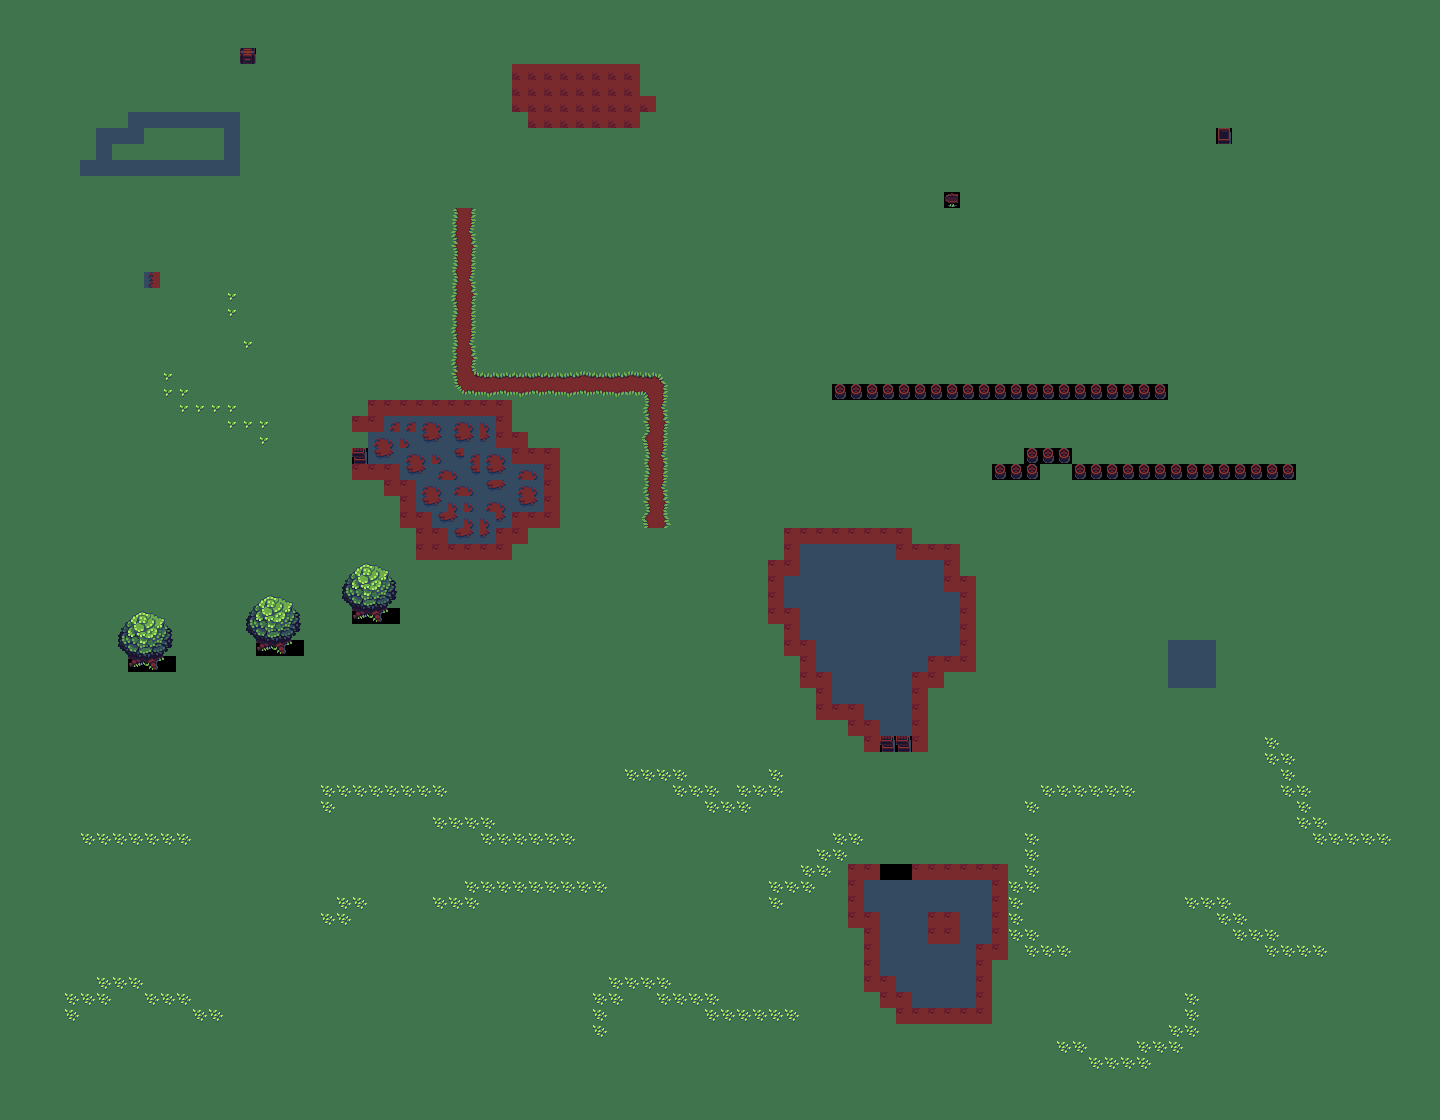

A 2D game scene composited from a Tiled map and its tileset images. What follows is a short description and the map's XML, with each tile layer's data collapsed to a summary:
An orthogonal 90x70 tile map with 16x16 px tiles, 4 tile layers (Layer0, Layer1, Layer0, Layer1) and 40 objects.

<map version="1.5" tiledversion="1.6.0" orientation="orthogonal" renderorder="right-down" width="90" height="70" tilewidth="16" tileheight="16" infinite="0" nextlayerid="12" nextobjectid="53">
 <tileset firstgid="1" source="../tileset/buch-outdoor16.tsx" />
 <group id="2" name="Group">
  <layer id="1" name="Layer0" width="90" height="70">
   <data>[6300 cells, 6300 non-empty, 38 distinct tile ids]</data>
  </layer>
  <objectgroup id="9" name="Entity">
   <object id="29" template="Entity.tx" x="96" y="224">
    <properties>
     <property name="TypeEntity" type="int" value="2" />
     <property name="nameEntity" value="enemy.tx" />
    </properties>
   </object>
  </objectgroup>
  <objectgroup id="3" name="UniqueTile">
   <object id="1" template="wewe.tx" x="128" y="128">
    <properties>
     <property name="images" value="58,8" />
    </properties>
   </object>
   <object id="2" template="wewe.tx" x="144" y="128">
    <properties>
     <property name="images" value="58,8" />
    </properties>
   </object>
   <object id="3" template="wewe.tx" x="160" y="128">
    <properties>
     <property name="images" value="58,8" />
    </properties>
   </object>
   <object id="4" template="wewe.tx" x="176" y="128">
    <properties>
     <property name="destructed" type="bool" value="true" />
     <property name="images" value="58,8" />
     <property name="tileset" value="buch-outdoor16.tsx" />
    </properties>
   </object>
   <object id="6" template="wewe.tx" x="192" y="128">
    <properties>
     <property name="images" value="58,8" />
    </properties>
   </object>
   <object id="7" template="wewe.tx" x="208" y="128">
    <properties>
     <property name="images" value="58,8" />
    </properties>
   </object>
   <object id="8" template="wewe.tx" x="224" y="128">
    <properties>
     <property name="images" value="58,8" />
    </properties>
   </object>
   <object id="9" template="wewe.tx" x="224" y="144">
    <properties>
     <property name="images" value="58,8" />
    </properties>
   </object>
   <object id="10" template="wewe.tx" x="224" y="160">
    <properties>
     <property name="images" value="58,8" />
    </properties>
   </object>
   <object id="11" template="wewe.tx" x="224" y="176">
    <properties>
     <property name="images" value="58,8" />
    </properties>
   </object>
   <object id="12" template="wewe.tx" x="208" y="176">
    <properties>
     <property name="images" value="58,8" />
    </properties>
   </object>
   <object id="13" template="wewe.tx" x="192" y="176">
    <properties>
     <property name="images" value="58,8" />
    </properties>
   </object>
   <object id="14" template="wewe.tx" x="176" y="176">
    <properties>
     <property name="images" value="58,8" />
    </properties>
   </object>
   <object id="15" template="wewe.tx" x="160" y="176">
    <properties>
     <property name="images" value="58,8" />
    </properties>
   </object>
   <object id="16" template="wewe.tx" x="144" y="176">
    <properties>
     <property name="images" value="58,8" />
    </properties>
   </object>
   <object id="17" template="wewe.tx" x="128" y="176">
    <properties>
     <property name="images" value="58,8" />
    </properties>
   </object>
   <object id="18" template="wewe.tx" x="112" y="176">
    <properties>
     <property name="images" value="58,8" />
    </properties>
   </object>
   <object id="19" template="wewe.tx" x="96" y="176">
    <properties>
     <property name="images" value="58,8" />
    </properties>
   </object>
   <object id="20" template="wewe.tx" x="80" y="176">
    <properties>
     <property name="images" value="58,8" />
    </properties>
   </object>
   <object id="21" template="wewe.tx" x="96" y="160">
    <properties>
     <property name="images" value="58,8" />
    </properties>
   </object>
   <object id="22" template="wewe.tx" x="96" y="144">
    <properties>
     <property name="images" value="58,8" />
    </properties>
   </object>
   <object id="23" template="wewe.tx" x="112" y="144">
    <properties>
     <property name="images" value="58,8" />
    </properties>
   </object>
   <object id="24" template="wewe.tx" x="128" y="144">
    <properties>
     <property name="images" value="58,8" />
    </properties>
   </object>
   <object id="26" template="chestTile.tx" x="144" y="288">
    <properties>
     <property name="opened" type="bool" value="false" />
    </properties>
   </object>
   <object id="35" template="stairs.tx" x="352" y="464">
    <properties>
     <property name="direction" type="int" value="2" />
     <property name="z" type="int" value="0" />
    </properties>
   </object>
   <object id="39" template="stairs.tx" x="880" y="752" />
   <object id="40" template="stairs.tx" x="896" y="752" />
   <object id="41" template="stairs.tx" x="880" y="880">
    <properties>
     <property name="direction" type="int" value="1" />
    </properties>
   </object>
   <object id="42" template="stairs.tx" x="896" y="880">
    <properties>
     <property name="direction" type="int" value="1" />
    </properties>
   </object>
   <object id="45" template="chestTile.tx" x="1216" y="144" />
   <object id="46" template="transitionTile.tx" x="944" y="208" />
  </objectgroup>
  <layer id="4" name="Layer1" width="90" height="70">
   <data>[6300 cells, 36 non-empty, 12 distinct tile ids]</data>
  </layer>
 </group>
 <group id="5" name="Group2">
  <layer id="11" name="Layer0" width="90" height="70">
   <data>[6300 cells, 202 non-empty, 12 distinct tile ids]</data>
  </layer>
  <objectgroup id="10" name="Entity" />
  <objectgroup id="8" name="UniqueTile">
   <object id="36" template="stairs.tx" x="352" y="464" visible="1">
    <properties>
     <property name="direction" type="int" value="2" />
     <property name="images" value="47" />
    </properties>
   </object>
   <object id="37" template="stairs.tx" x="880" y="752">
    <properties>
     <property name="images" value="47" />
    </properties>
   </object>
   <object id="38" template="stairs.tx" x="896" y="752">
    <properties>
     <property name="images" value="47" />
    </properties>
   </object>
   <object id="43" template="stairs.tx" x="880" y="880" visible="1">
    <properties>
     <property name="direction" type="int" value="1" />
     <property name="images" value="47" />
    </properties>
   </object>
   <object id="44" template="stairs.tx" x="896" y="880">
    <properties>
     <property name="direction" type="int" value="1" />
     <property name="images" value="47" />
    </properties>
   </object>
   <object id="50" template="wewe.tx" x="928" y="992">
    <properties>
     <property name="images" value="58,8" />
    </properties>
   </object>
   <object id="51" template="wewe.tx" x="944" y="992">
    <properties>
     <property name="images" value="58,8" />
    </properties>
   </object>
   <object id="52" template="wewe.tx" x="960" y="992">
    <properties>
     <property name="images" value="58,8" />
    </properties>
   </object>
  </objectgroup>
  <layer id="7" name="Layer1" width="90" height="70">
   <data>[6300 cells, 0 non-empty, 0 distinct tile ids]</data>
  </layer>
 </group>
</map>
